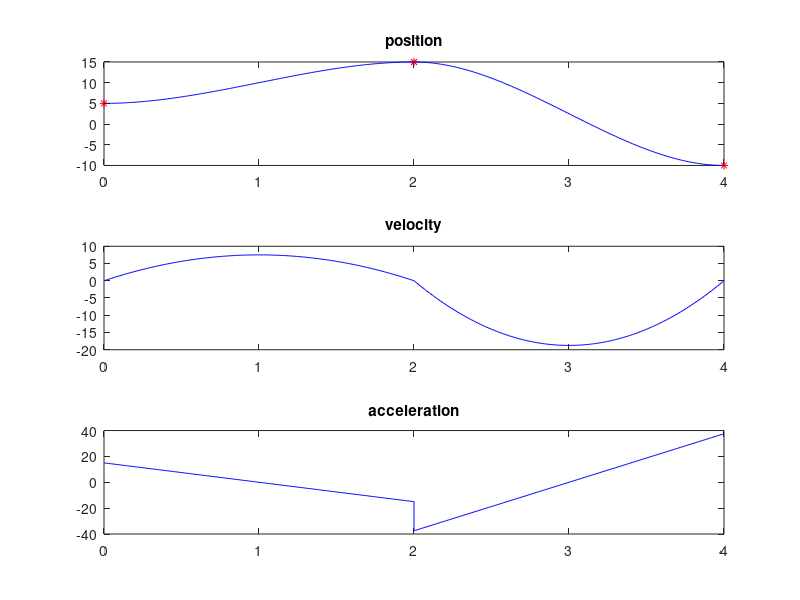

This figure's MATLAB source:
theta0 = 5;
thetav = 15;
thetag = -10;

td = 2;

subplot(3,1,1)
plot(0,theta0,'r*');
hold on;
plot(td,thetav,'r*');
hold on;
plot(td+td,thetag,'r*');
hold on;

v0 = 0;
vv = 0;
vg = 0;

h0v = thetav - theta0;
a01 = theta0
a11 = v0
a21 = (3*h0v-(2*v0+vv)*td)/td^2
a31 = (-2*h0v+(v0+vv)*td)/td^3

t1 = 0:0.01:td;
p1 = a01 + a11*t1 + a21*t1.^2 + a31*t1.^3;
v1 = a11 + 2*a21*t1 + 3*a31*t1.^2;
a1 = 2*a21 + 6*a31*t1;
t = t1;
p = p1;
v = v1;
a = a1;

h1v = thetag - thetav;
a02 = thetav
a12 = vv
a22 = (3*h1v-(2*vv+vg)*td)/td^2
a32 = (-2*h1v+(vv+vg)*td)/td^3

t2 = 0:0.01:td;
p2 = a02 + a12*t2 + a22*t2.^2 + a32*t2.^3;
v2 = a12 + 2*a22*t2 + 3*a32*t2.^2;
a2 = 2*a22 + 6*a32*t2;
t = [t t2+t(end)];
p = [p p2];
v = [v v2];
a = [a a2];

subplot(3,1,1)
plot(t,p,'b')
title('position')
subplot(3,1,2)
plot(t,v,'b')
title('velocity')
subplot(3,1,3)
plot(t,a,'b')
title('acceleration')